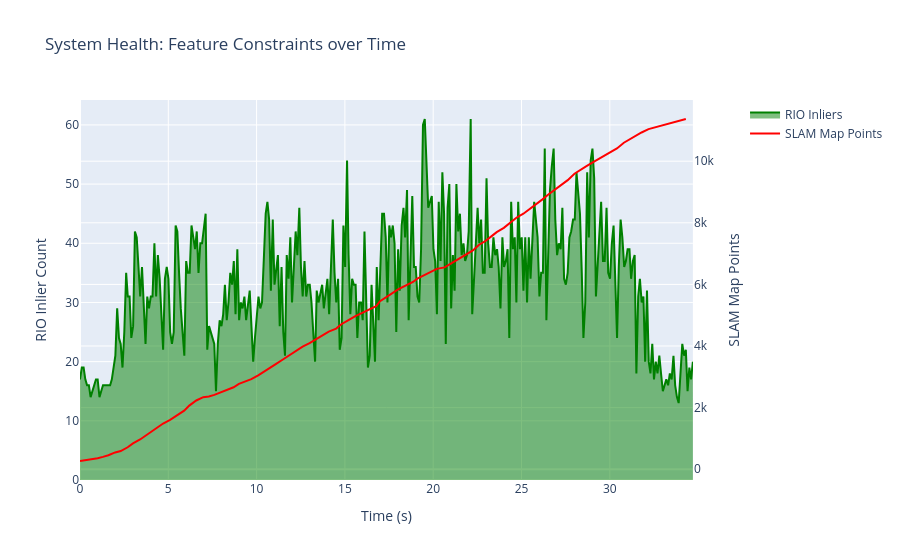

Notebook code for this chart:
### Markdown cell above
## 6. Constraints / Health Metrics
Look for drops in SLAM Map Points (GICP starvation) or RIO Inliers (Doppler failures).

### Code cell
fig = make_subplots(specs=[[{"secondary_y": True}]])

if len(rio_inliers) > 0:
    fig.add_trace(go.Scatter(x=t_rio - t_rio[0], y=rio_inliers, name="RIO Inliers", 
                             line=dict(color='green'), fill='tozeroy'), secondary_y=False)
if len(slam_map_pts) > 0:
    fig.add_trace(go.Scatter(x=t_slam - t_slam[0], y=slam_map_pts, name="SLAM Map Points", 
                             line=dict(color='red')), secondary_y=True)

fig.update_layout(title="System Health: Feature Constraints over Time", xaxis_title="Time (s)")
fig.update_yaxes(title_text="RIO Inlier Count", secondary_y=False)
fig.update_yaxes(title_text="SLAM Map Points", secondary_y=True)
fig.show()

### Figure 1 — Plotly figure (JSON) as saved in the notebook; plotly's stock layout.template omitted (floating-point values rounded to 4 significant figures; data arrays with more than 128 entries replaced by an {"elided": "..."} marker saying what was removed)
{"data": [{"fill": "tozeroy", "line": {"color": "green"}, "name": "RIO Inliers", "type": "scatter", "x": {"elided": "333 float values"}, "xaxis": "x", "y": {"elided": "333 int values"}, "yaxis": "y"}, {"line": {"color": "red"}, "name": "SLAM Map Points", "type": "scatter", "x": [0.0, 0.4002, 0.6779, 0.999, 1.296, 1.608, 1.991, 2.306, 2.7, 2.999, 3.403, 3.696, 3.999, 4.404, 4.706, 5.102, 5.508, 5.899, 6.187, 6.584, 6.979, 7.296, 7.606, 7.899, 8.202, 8.698, 8.998, 9.302, 9.702, 10.09, 10.5, 10.8, 11.11, 11.49, 11.9, 12.21, 12.61, 13.0, 13.41, 13.78, 14.08, 14.51, 14.8, 15.2, 15.59, 15.98, 16.38, 16.77, 16.99, 17.39, 17.69, 18.01, 18.4, 18.86, 19.1, 19.5, 19.88, 20.2, 20.65, 21.01, 21.41, 21.81, 22.25, 22.6, 22.9, 23.29, 23.6, 24.0, 24.31, 24.71, 25.11, 25.41, 25.79, 26.19, 26.5, 26.91, 27.31, 27.62, 28.0, 28.4, 28.7, 29.11, 29.39, 29.72, 30.1, 30.4, 30.8, 31.11, 31.5, 31.8, 32.19, 32.51, 32.9, 33.2, 33.59, 33.9, 34.3], "xaxis": "x", "y": [267, 300, 332, 359, 401, 453, 546, 590, 713, 840, 965, 1087, 1203, 1367, 1483, 1601, 1765, 1900, 2066, 2232, 2338, 2362, 2414, 2481, 2555, 2661, 2769, 2840, 2923, 3047, 3190, 3307, 3423, 3563, 3717, 3820, 3977, 4097, 4229, 4354, 4470, 4565, 4708, 4841, 4973, 5075, 5188, 5291, 5454, 5591, 5718, 5836, 5957, 6080, 6188, 6307, 6424, 6505, 6552, 6678, 6812, 6958, 7105, 7289, 7385, 7560, 7697, 7835, 7967, 8165, 8296, 8420, 8579, 8760, 8910, 9084, 9267, 9386, 9594, 9748, 9845, 9988, 10088, 10202, 10321, 10415, 10600, 10711, 10828, 10932, 11043, 11091, 11169, 11214, 11257, 11305, 11370], "yaxis": "y2"}], "layout": {"title": {"text": "System Health: Feature Constraints over Time"}, "xaxis": {"anchor": "y", "domain": [0, 0.94], "title": {"text": "Time (s)"}}, "yaxis": {"anchor": "x", "domain": [0, 1], "title": {"text": "RIO Inlier Count"}}, "yaxis2": {"anchor": "x", "overlaying": "y", "side": "right", "title": {"text": "SLAM Map Points"}}}}
